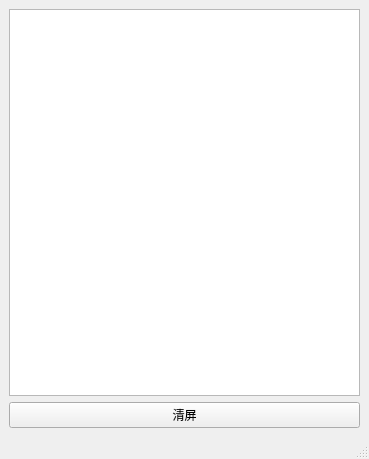
<?xml version="1.0" encoding="UTF-8"?>
<ui version="4.0">
 <class>mainWindow</class>
 <widget class="QMainWindow" name="mainWindow">
  <property name="geometry">
   <rect>
    <x>0</x>
    <y>0</y>
    <width>369</width>
    <height>459</height>
   </rect>
  </property>
  <property name="windowTitle">
   <string>检测进行中</string>
  </property>
  <widget class="QWidget" name="centralwidget">
   <layout class="QGridLayout" name="gridLayout_2">
    <item row="0" column="0">
     <layout class="QGridLayout" name="gridLayout">
      <item row="1" column="0">
       <widget class="QPushButton" name="Button_clear">
        <property name="text">
         <string>清屏</string>
        </property>
       </widget>
      </item>
      <item row="0" column="0">
       <widget class="QTextBrowser" name="textBrowser_info"/>
      </item>
     </layout>
    </item>
   </layout>
  </widget>
  <widget class="QMenuBar" name="menubar">
   <property name="geometry">
    <rect>
     <x>0</x>
     <y>0</y>
     <width>369</width>
     <height>22</height>
    </rect>
   </property>
  </widget>
  <widget class="QStatusBar" name="statusbar"/>
 </widget>
 <resources/>
 <connections/>
</ui>
